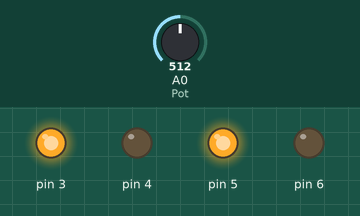
This sketch was run on a simulated Arduino Uno, built with avr-gcc and run on an emulated ATmega328P. Shown: output pins drawn as LEDs (lit = HIGH). Inputs (shaded band) come from the test bench; at power-on: A0 (Pot) = 512. What the sketch prints to the serial monitor is not drawn.

Above: at 0.1 s.
Timing chart, 0 to 1.6 s (numbered marks = the images above):
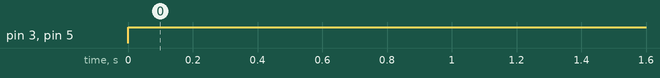

Measured:
- by itself, pin 3, pin 5: LOW → HIGH at 0.00 s

The sketch:

2DC_motors.ino
```cpp
int Pot=A0;
int val;
void setup(){
  pinMode(6, OUTPUT);
  pinMode(5, OUTPUT);
  pinMode(4, OUTPUT);
  pinMode(3, OUTPUT);
  Serial.begin(9600);
}

void loop(){

  digitalWrite(6,LOW);
  digitalWrite(5,HIGH);
  digitalWrite(4,LOW);
  digitalWrite(3,HIGH);

  val=analogRead(Pot);
  val=map(val,0,1023,0,255);
  Serial.println(val);
  analogWrite(6,val);

}
```
